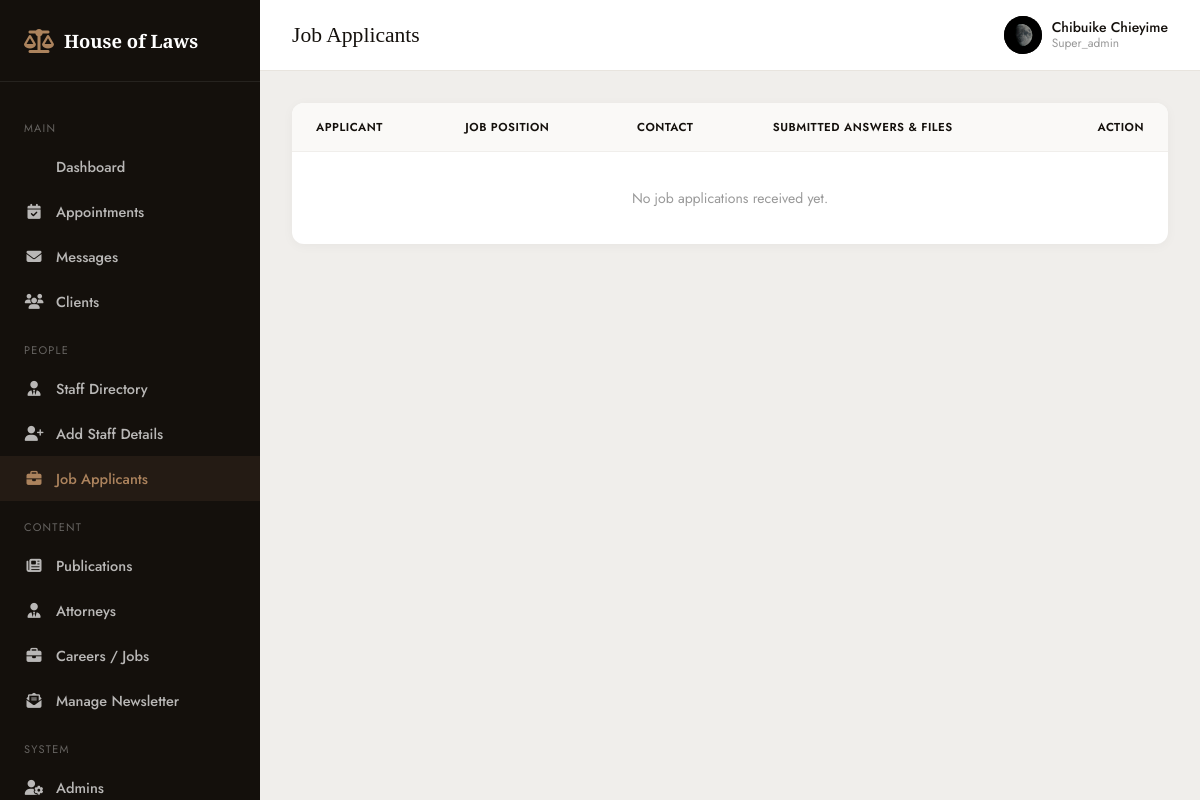
The page /p3v9m6k-w2x5-secure-panel-f8q1/jobs/applicants (signed in) on the database its author committed.
### app.py (models this page shows, shortened)
class AdminLaw(db.Model):
    __tablename__ = "adminlaws"
    id = db.Column(db.Integer, primary_key=True)
    first_name = db.Column(db.String(100), nullable=False)
    last_name = db.Column(db.String(100), nullable=False)
    email = db.Column(db.String(150), unique=True, nullable=False)
    phone = db.Column(db.String(30), nullable=False)
    username = db.Column(db.String(80), unique=True, nullable=False)
    role = db.Column(db.String(50), nullable=False)
    details = db.Column(db.Text, nullable=False)
    password_hash = db.Column(db.String(255), nullable=False)
    profile_picture = db.Column(db.String(255), nullable=False)
    created_at = db.Column(db.DateTime, default=datetime.utcnow)
    last_login = db.Column(db.DateTime, nullable=True)
    is_active = db.Column(db.Boolean, default=True)

### app.py (the view)
@app.route(f"/{SECRET_DASHBOARD_PATH}/jobs/applicants")
@admin_required
def admin_job_applicants():
    admin = AdminLaw.query.get(session["admin_id"])
    applications = JobApplication.query.order_by(JobApplication.submitted_at.desc()).all()
    jobs = JobPosting.query.all()
    return render_template(
        "admin_job_applicants.html",
        admin=admin,
        applications=applications,
        jobs=jobs,
        admin_name=session.get("admin_name"),
        admin_role=session.get("admin_role"),
        admin_photo=session.get("admin_photo"),
    )

### app.py (called while the page is built)
def admin_required(f):
    @wraps(f)
    def decorated(*args, **kwargs):
        if not session.get("admin_id"):
            flash("Please log in to continue.", "error")
            return redirect(url_for("admin_login"))
        return f(*args, **kwargs)
    return decorated

### templates/admin_job_applicants.html (shortened to what this page needs)
<!DOCTYPE html>
<html lang="en">
<head>
  <link rel="stylesheet" href="https://cdnjs.cloudflare.com/ajax/libs/font-awesome/6.5.1/css/all.min.css">
</head>
<body>
  <div class="dashboard">
    <aside class="sidebar" id="sidebar">
      <div class="sidebar-logo">
        <i class="fa-solid fa-scale-balanced"></i>
        <span>House of Laws</span>
      </div>
      <nav class="sidebar-nav">
        <div class="section-label">Main</div>
        <a href="/p3v9m6k-w2x5-secure-panel-f8q1"> Dashboard</a>
        <a href="{{ url_for('admin_appointments') }}"><i class="fa-solid fa-calendar-check"></i> Appointments</a>
        <a href="{{ url_for('admin_messages') }}"><i class="fa-solid fa-envelope"></i> Messages</a>
        <a href="#"><i class="fa-solid fa-users"></i> Clients</a>
        <div class="section-label">People</div>
        <a href="#"><i class="fa-solid fa-user-tie"></i> Staff Directory</a>
        <a href="#"><i class="fa-solid fa-user-plus"></i> Add Staff Details</a>
        <a href="{{ url_for('admin_job_applicants') }}" class="active"><i class="fa-solid fa-briefcase"></i> Job Applicants</a>
        <div class="section-label">Content</div>
        <a href="#"><i class="fa-solid fa-newspaper"></i> Publications</a>
        <a href="#"><i class="fa-solid fa-user-tie"></i> Attorneys</a>
        <a href="{{ url_for('admin_jobs') }}"><i class="fa-solid fa-briefcase"></i> Careers / Jobs</a>
        <a href="{{ url_for('admin_newsletter') }}"><i class="fa-solid fa-envelope-open-text"></i> Manage Newsletter</a>
        <div class="section-label">System</div>
        <a href="{{ url_for('admin_list') }}"><i class="fa-solid fa-user-gear"></i> Admins</a>
      </nav>
    </aside>
    <div class="main">
      <header class="topbar">
        <div style="display:flex;align-items:center;gap:14px;">
          <h1>Job Applicants</h1>
        </div>
        <div class="topbar-right">
          <div class="user">
            <div class="avatar">
              {% if admin and admin.profile_picture %}
                <img src="{{ url_for('static', filename=admin.profile_picture) }}" alt="{{ admin.first_name }}">
              {% else %}
                {{ (admin.first_name[0] ~ admin.last_name[0]) if admin else 'AD' }}
              {% endif %}
            </div>
            <div class="user-meta">
              <span>{{ admin_name or (admin.first_name ~ ' ' ~ admin.last_name if admin else 'Admin') }}</span>
              <small>{{ admin_role or (admin.role if admin else '') }}</small>
            </div>
          </div>
        </div>
      </header>
      <div class="content">
        <div class="table-card">
          <div class="table-responsive">
            <table>
              <thead>
                <tr>
                  <th>Applicant</th>
                  <th>Job Position</th>
                  <th>Contact</th>
                  <th>Submitted Answers &amp; Files</th>
                  <th style="text-align: right;">Action</th>
                </tr>
              </thead>
              <tbody>
                {% if applications %}
                  {% for app in applications %}
                  <tr>
                    <td>
                      <strong>{{ app.applicant_name }}</strong><br>
                      <span style="font-size: 12px; color: #999;">Applied on {{ app.submitted_at.strftime('%d %b %Y, %H:%M') }}</span>
                    </td>
                    <td>
                      <span style="display: inline-block; font-size: 11.5px; font-weight: 600; color: #ac835d;">{{ app.job.title }}</span><br>
                      <small style="color: #817f7c;">{{ app.job.department }}</small>
                    </td>
                    <td>
                      <div>{{ app.applicant_email }}</div>
                      <div style="font-size: 12.5px; color: #999;">{{ app.applicant_phone }}</div>
                    </td>
                    <td>
                      <div style="max-height: 100px; overflow-y: auto; font-size: 13px; background: #faf9f7; padding: 8px; border-radius: 6px;">
                        {% set answers = app.answers_json | fromjson %}
                        {% for label, val in answers.items() %}
                          <div style="margin-bottom: 4px;">
                            <strong>{{ label }}:</strong>
                            {% if val.startswith('uploads/applicants/') %}
                              <a href="{{ url_for('static', filename=val) }}" target="_blank" style="color: #ac835d; text-decoration: underline;"><i class="fa-solid fa-file-arrow-down"></i> Download File</a>
                            {% else %}
                              {{ val }}
                            {% endif %}
                          </div>
                        {% endfor %}
                      </div>
                    </td>
                    <td style="text-align: right;">
                      <button type="button" class="btn-action" onclick="openReplyModal('{{ app.id }}', '{{ app.applicant_name }}', '{{ app.applicant_email }}', '{{ app.job.title }}')">
                        <i class="fa-solid fa-reply"></i> Respond
                      </button>
                    </td>
                  </tr>
                  {% endfor %}
                {% else %}
                  <tr>
                    <td colspan="5" style="text-align: center; padding: 36px; color: #999;">
                      No job applications received yet.
                    </td>
                  </tr>
                {% endif %}
              </tbody>
            </table>
          </div>
        </div>
      </div>
    </div>
  </div>
</body>
</html>

### templates/admin_job_applicants.html (style rules this page uses)
*, *::before, *::after { box-sizing: border-box; margin: 0; padding: 0; }
body { font-family: "Jost", sans-serif; font-size: 15px; color: #817f7c; background: #f0eeeb; min-height: 100vh; -webkit-font-smoothing: antialiased; }
h1, h2, h3, h4 { font-family: 'Playfair Display', serif; color: #14100c; font-weight: 500; }
a { text-decoration: none; color: inherit; transition: 0.25s; }
.dashboard { display: grid; grid-template-columns: 260px 1fr; min-height: 100vh; }
.sidebar { background: #14100c; color: #fff; padding: 28px 0; display: flex; flex-direction: column; position: sticky; top: 0; height: 100vh; overflow-y: auto; }
.sidebar-logo { display: flex; align-items: center; gap: 10px; padding: 0 24px 28px; border-bottom: 1px solid rgba(255,255,255,0.08); margin-bottom: 20px; }
.sidebar-logo i { font-size: 24px; color: #ac835d; }
.sidebar-logo span { font-family: 'Playfair Display', serif; font-size: 1.15rem; font-weight: 600; }
.sidebar-nav a { display: flex; align-items: center; gap: 12px; padding: 12px 24px; color: rgba(255,255,255,0.7); font-size: 14.5px; font-weight: 500; }
.sidebar-nav a i { width: 20px; text-align: center; font-size: 15px; }
.sidebar-nav a:hover, .sidebar-nav a.active { color: #ac835d; background: rgba(172,131,93,0.1); }
.sidebar-nav .section-label { padding: 18px 24px 8px; font-size: 11px; letter-spacing: 1.2px; text-transform: uppercase; color: rgba(255,255,255,0.35); }
.main { display: flex; flex-direction: column; }
.topbar { background: #fff; padding: 16px 32px; display: flex; align-items: center; justify-content: space-between; border-bottom: 1px solid #e8e4de; position: sticky; top: 0; z-index: 50; }
.topbar h1 { font-size: 1.35rem; margin: 0; }
.topbar-right { display: flex; align-items: center; gap: 16px; }
.topbar-right .user { display: flex; align-items: center; gap: 10px; font-size: 14px; color: #14100c; font-weight: 500; }
.topbar-right .avatar { width: 38px; height: 38px; border-radius: 50%; background: #14100c; color: #ac835d; display: flex; align-items: center; justify-content: center; font-family: 'Playfair Display', serif; font-size: 14px; font-weight: 600; overflow: hidden; }
.topbar-right .avatar img { width: 100%; height: 100%; object-fit: cover; }
.topbar-right .user-meta { display: flex; flex-direction: column; line-height: 1.25; }
.topbar-right .user-meta small { font-size: 12px; color: #999; font-weight: 400; text-transform: capitalize; }
.content { padding: 32px; flex: 1; }
.table-card { background: #fff; border-radius: 12px; box-shadow: 0 2px 12px rgba(20,16,12,0.04); overflow: hidden; }
.table-responsive { width: 100%; overflow-x: auto; }
table { width: 100%; border-collapse: collapse; text-align: left; font-size: 14px; }
th { background: #faf9f7; padding: 16px 24px; font-weight: 600; color: #14100c; border-bottom: 1px solid #f0eeeb; text-transform: uppercase; font-size: 11.5px; letter-spacing: 0.5px; }
td { padding: 16px 24px; border-bottom: 1px solid #f0eeeb; color: #555; vertical-align: middle; }
tr:last-child td { border-bottom: none; }

### rows shown on the page
AdminLaw: profile_picture (picture), role "Super_admin"
